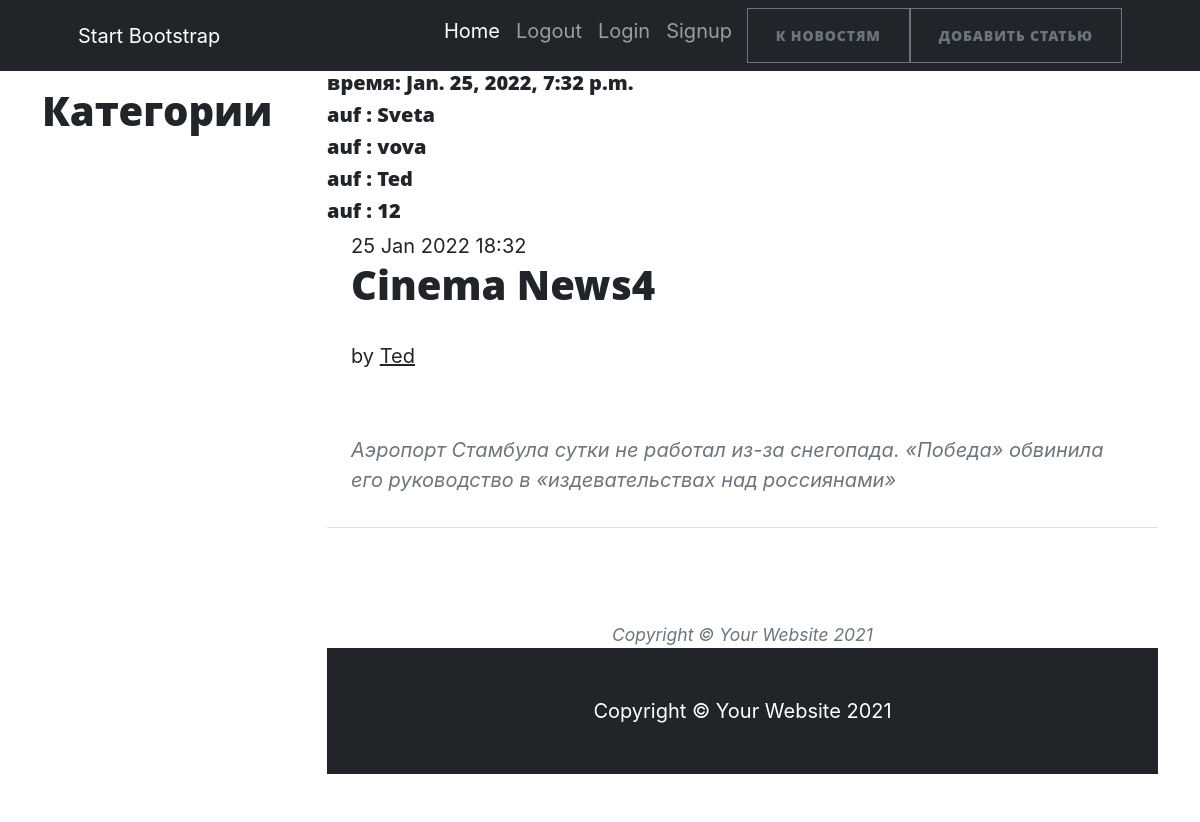
Page /117 on the committed database.
### news/models.py (models this page shows, shortened)
class Author(models.Model):
    user = models.OneToOneField(User, on_delete=models.CASCADE)
    _rate = models.IntegerField(default=0, db_column='rate')
    subscribers = models.ManyToManyField('Category', through='SubAuthor', verbose_name='Подписка')

class Post(models.Model):
    CONTENT = [("NW", 'news'), ('AR', 'article')]
    title = models.CharField(max_length=128, verbose_name='Название Новости')
    content = models.CharField(max_length=2, blank=True, choices=CONTENT, default="NW", verbose_name="Вид Статьи")
    create = models.DateTimeField(auto_now_add=True, verbose_name='Создана')
    text = models.TextField(blank=True, verbose_name="Текст")
    rate = models.FloatField(default=0)
    author = models.ForeignKey(Author, related_name='author', on_delete=models.CASCADE, verbose_name="Автор")
    category = models.ManyToManyField('Category', through="PostCategory", verbose_name='Категория')
    def __str__(self):
        return f'{self.title}'
    class Meta:
        verbose_name = "Пост"
        verbose_name_plural = "Посты"
        ordering = ['-create']

### news/views.py (the view)
# urls.py: path('<int:pk>', News.as_view(), name="ObjNews.html"),
class News(DetailView):#вывод для одной новости
    model = Post
    template_name = 'ObjNews.html'
    context_object_name = 'piece'
    queryset = Post.objects.all()
    def get_context_data(self, *args, **kwargs):
        context = super().get_context_data(**kwargs)
        context['timenow'] = datetime.now()
        context['auf'] = Author.objects.all()
        return context

### news/templatetags/censor_filters.py (called while the page is built)
@register.filter(name='multiply')
def multiply(value):
    mat = ["дурак", 'невежда', 'редиска']
    c = value.split()
    for i in c:
        if i.lower() in mat:
            raise ValueError(f'Нельзя употреблять это слово {i}')
    else:
        return value

### news/templates/news/ObjNews.html (shortened to what this page needs)
{% extends 'index.html'%}
{% load censor_filters %}
{%block containe%}
<h5>время: {{timenow}}</h5>
{%for i in auf%}
<h5> auf : {{i.user.username}}</h5>
{%endfor%}
<div class="container">
			<div class="row">
				<div class="col-md-7 text-left">
					<div class="display-t">
						<div class="display-tc animate-box" data-animate-effect="fadeInUp">
							<span class="date-post">{{piece.create|date:"d M Y H:i"}}</span>
							<h1 class="mb30"><a href="#">{{piece.title|multiply}}</a></h1>
							<p>by <a href="#" class="text-link">{{piece.author.user.username}}</a></p>
						</div>
					</div>
				</div>
			</div>
		</div>
	<div id="gtco-maine">
		<div class="container">
			<div class="row row-pb-md">
				<div class="col-md-12">
					<article class="mt-negative">
						<div class="text-left content-article">
							<div class="row row-pb-sm">
								<div class="col-md-12 animate-box">
									<blockquote>
										<p>{{piece.text|multiply}}<cite></cite></p>
									</blockquote>
								</div>
							</div>
{%endblock containe%}

### rows in the picture
Author: user.username "Sveta"
Author: user.username "vova"
Author: user.username "Ted"
Author: user.username "12"
Post: create "25 Jan 2022 18:32", title|multiply "Cinema News4", author.user.username "Ted", text|multiply "Аэропорт Стамбула сутки не работал из-за снегопада. «Победа» обвинила его руководство в «издевательствах над россиянами»"

### other values in the picture
{{ timenow }} "Jan. 25, 2022, 7:32 p.m."
